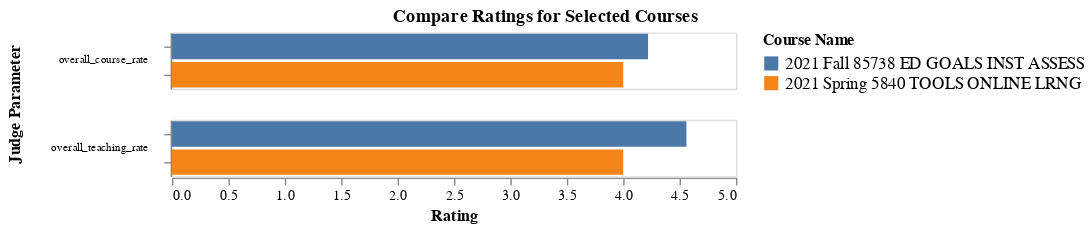

The code cell stored with this chart in its notebook:
### Code cell
base

### Figure 1 — Vega-Lite specification as saved in the notebook (floating-point values rounded to 4 significant figures)
{"config": {"view": {"continuousWidth": 400, "continuousHeight": 300}, "legend": {"labelLimit": 0}, "title": {"anchor": "middle"}}, "data": {"name": "data-217db4cfd5946534bddf712d9613a3f9"}, "mark": {"type": "bar", "tooltip": true}, "encoding": {"color": {"field": "course_name_code_year", "legend": {"labelFontSize": 12, "title": "Course Name"}, "type": "nominal"}, "opacity": {"condition": {"value": 1, "selection": "selector002"}, "value": 0.2}, "row": {"field": "Judge Parameter", "header": {"labelAlign": "left", "labelAngle": 0, "labelFontSize": 8}, "type": "nominal"}, "tooltip": [{"field": "course_name_code_year", "title": "Course Name", "type": "nominal"}, {"field": "Rating", "format": ".2f", "title": "Rating", "type": "quantitative"}, {"field": "instructor", "title": "Instructor", "type": "nominal"}, {"field": "responses", "title": "Responses", "type": "quantitative"}], "x": {"axis": {"grid": false}, "field": "Rating", "type": "quantitative"}, "y": {"axis": {"labels": false, "title": null}, "field": "course_name_code_year", "type": "nominal"}}, "selection": {"selector002": {"type": "multi", "fields": ["course_name_code_year"], "bind": "legend"}}, "title": "Compare Ratings for Selected Courses", "transform": [{"calculate": "split(datum.y, '_')", "as": "y"}], "width": 400, "$schema": "https://vega.github.io/schema/vega-lite/v4.17.0.json", "datasets": {"data-217db4cfd5946534bddf712d9613a3f9": [{"course_name_code_year": "2021 Fall 85738 ED GOALS INST ASSESS", "instructor": "HERCKIS, LAUREN", "responses": 27.0, "Judge Parameter": "overall_teaching_rate", "Rating": 4.56}, {"course_name_code_year": "2021 Fall 85738 ED GOALS INST ASSESS", "instructor": "HERCKIS, LAUREN", "responses": 27.0, "Judge Parameter": "overall_course_rate", "Rating": 4.22}, {"course_name_code_year": "2021 Spring 5840 TOOLS ONLINE LRNG", "instructor": "KULKARNI, CHINMAY", "responses": 7.0, "Judge Parameter": "overall_teaching_rate", "Rating": 4.0}, {"course_name_code_year": "2021 Spring 5840 TOOLS ONLINE LRNG", "instructor": "KULKARNI, CHINMAY", "responses": 7.0, "Judge Parameter": "overall_course_rate", "Rating": 4.0}]}}
